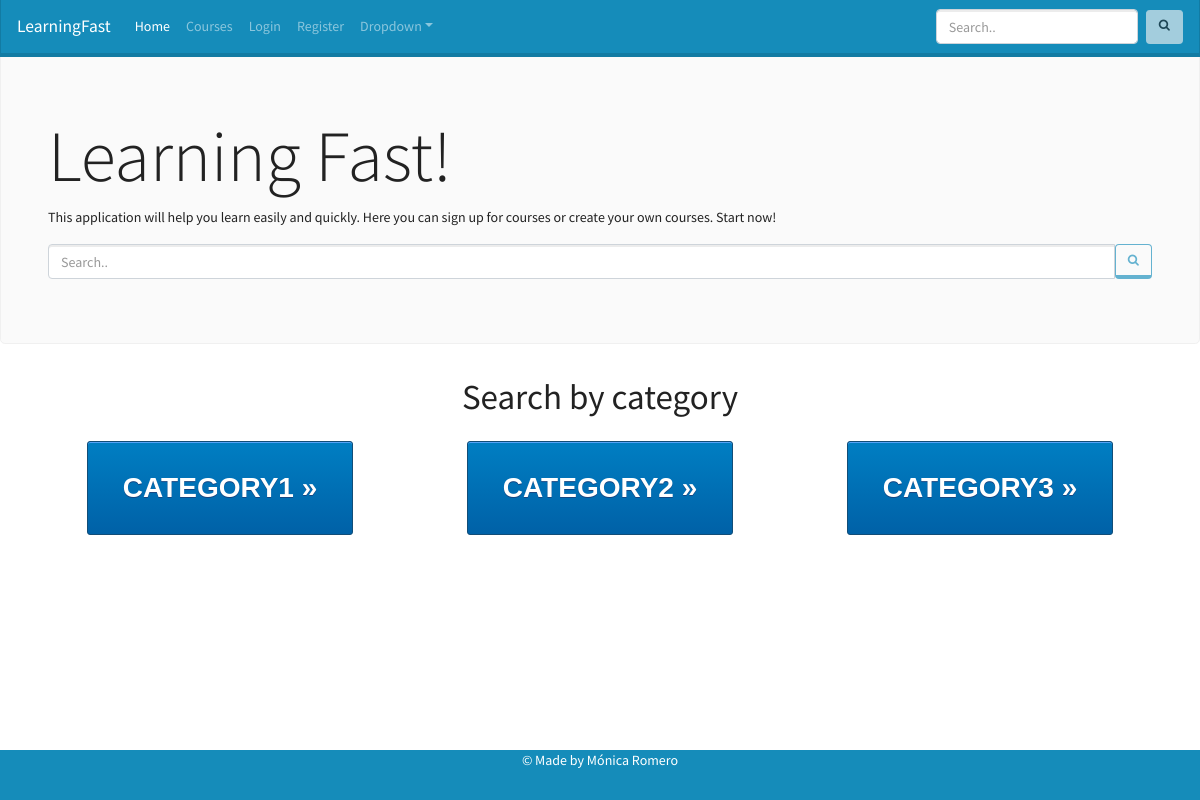
The page / on the database its author committed.
### courses/models.py (models this page shows, shortened)
class Category(models.Model):
    name = models.CharField(max_length=64)
    class Meta:
        verbose_name_plural = "Categories"

### courses/views.py (the view)
# urls.py: path("", views.index, name="index"),
def index(request):
    if request.method == "GET":
        categories = Category.objects.all()
        context = {
            'categories': categories
        }
    return render(request, "courses/index.html", context)

### courses/templates/courses/index.html (shortened to what this page needs)
{% extends 'courses/base.html' %}
{% load static %}
{% block style %}
<link rel="stylesheet" href="{% static 'css/index.css' %}">
<link rel="stylesheet" href="https://cdnjs.cloudflare.com/ajax/libs/font-awesome/4.7.0/css/font-awesome.min.css">
{% endblock %}
{% block main %}
<div id="wrap">
  <div class="jumbotron">
    <div class="container">
      <h1 class="display-3">Learning Fast!</h1>
      <p>This application will help you learn easily and quickly. Here you can sign up for courses or create your own
        courses. Start now!
      </p>
      <form class="bar-search" method="POST" action="{% url 'search_bar' %}">
        <div class="input-group">
          <input class="form-control" type="search" id="input-search" name="search" placeholder="Search..">
          <button class="btn btn-outline-primary" id="main-search" type="submit"><i class="fa fa-search"></i> </button>
        </div>
      </form>
    </div>
  </div>
  <div id="main">
    <div class="container">
      {% if categories %}
      <h1 class="title">Search by category</h1>
      <div class="row">
        {% for category in categories %}
        <div class="col-md-4">
          <p style="text-align: center;"><a class="btn btn-secondary category" href="#" role="button">{{category.name}}
              &raquo;</a></p>
        </div>
        {% endfor %}
        {% else %}
        <h1 class="title">There aren't categories</h1>
        {% endif %}
      </div>
    </div>
  </div>
</div>
{% endblock %}

### courses/static/css/footer.css (style rules this page uses)
* { margin: 0; padding: 0; }
html, body { padding-top: 1.5rem; height: 100%; }
#wrap { min-height: 100%; }
#main { overflow: auto; padding-bottom: 180px; }

### courses/static/css/index.css (style rules this page uses)
.category { box-shadow: inset 0px 1px 0px 0px #54a3f7; background: linear-gradient(to bottom, #007dc1 5%, #0061a7 100%); background-color: #007dc1; border-radius: 3px; border: 1px solid #124d77; display: inline-block; cursor: pointer; color: #ffffff; font-family: Arial; font-size: 28px; padding: 25px 50px; text-decoration: none; text-shadow: 0px 1px 0px #154682; padding-left: 10%; padding-right: 10%; }
.title { text-align: center; margin-bottom: 2%; }

### rows shown on the page
Category: name "CATEGORY1"
Category: name "CATEGORY2"
Category: name "CATEGORY3"
